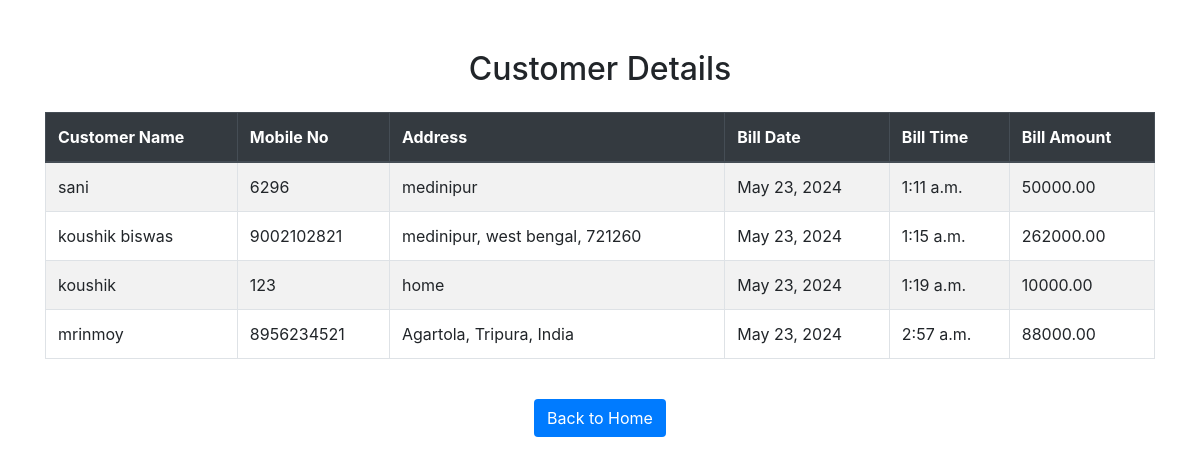
/customer-details/7478151545/, run on the app's committed database.
### billApp/models.py (models this page shows)
class BillDetails(models.Model):
    user = models.ForeignKey(UserDetails, on_delete=models.CASCADE)
    bill_number = models.CharField(max_length=6)
    bill_date = models.DateField()
    bill_time = models.TimeField()
    customer_name = models.CharField(max_length=100)
    customer_mobile_no = models.CharField(max_length=15)
    customer_address = models.CharField(max_length=200)
    bill_amount = models.DecimalField(max_digits=10, decimal_places=2)

### billApp/views.py (the view)
# urls.py: path('customer-details/<str:mob_no>/', views.customer_details_view, name='customer_details'),
def customer_details_view(request, mob_no):
    user = get_object_or_404(UserDetails, mob_no=mob_no)
    customer_details_list = BillDetails.objects.filter(user=user)[:10]
    paginator = Paginator(customer_details_list, 5)  # 10 customers per page
    page_number = request.GET.get('page')
    page_obj = paginator.get_page(page_number)
    context = {
        'customer_details': page_obj,
        'is_paginated': paginator.num_pages > 1,
        'page_obj': page_obj,
        'mob_no': mob_no,
    }
    return render(request, 'bapp/customer_details.html', context)

### templates/bapp/customer_details.html (shortened to what this page needs)
{% load static %}
<!DOCTYPE html>
<html lang="en">
<head>
    <link rel="stylesheet" href="https://stackpath.bootstrapcdn.com/bootstrap/4.5.2/css/bootstrap.min.css">
</head>
<body>
    <div class="container">
        <h2 class="text-center mb-4">Customer Details</h2>
        {% if customer_details %}
        <div class="table-responsive">
            <table class="table table-striped table-bordered">
                <thead class="thead-dark">
                    <tr>
                        <th>Customer Name</th>
                        <th>Mobile No</th>
                        <th>Address</th>
                        <th>Bill Date</th>
                        <th>Bill Time</th>
                        <th>Bill Amount</th>
                    </tr>
                </thead>
                <tbody>
                    {% for customer in customer_details %}
                    <tr>
                        <td>{{ customer.customer_name }}</td>
                        <td>{{ customer.customer_mobile_no }}</td>
                        <td>{{ customer.customer_address }}</td>
                        <td>{{ customer.bill_date }}</td>
                        <td>{{ customer.bill_time }}</td>
                        <td>{{ customer.bill_amount }}</td>
                    </tr>
                    {% endfor %}
                </tbody>
            </table>
        </div>
        {% else %}
        <div class="alert alert-warning" role="alert">
            No customer details found.
        </div>
        {% endif %}
        <div class="text-center mt-4">
            <a href="{% url 'process_email' %}" class="btn btn-custom">Back to Home</a>
        </div>
    </div>
</body>
</html>

### templates/bapp/customer_details.html (style rules this page uses)
.container { margin-top: 50px; }
.btn-custom { background-color: #007bff; color: #fff; }
.table th, .table td { animation: fadeInUp 0.5s ease-in-out; }

### data on the page
BillDetails: customer_name "sani", customer_mobile_no "6296", customer_address "medinipur", bill_date "May 23, 2024", bill_time "1:11 a.m.", bill_amount "50000.00"
BillDetails: customer_name "koushik biswas", customer_mobile_no "9002102821", customer_address "medinipur, west bengal, 721260", bill_date "May 23, 2024", bill_time "1:15 a.m.", bill_amount "262000.00"
BillDetails: customer_name "koushik", customer_mobile_no "123", customer_address "home", bill_date "May 23, 2024", bill_time "1:19 a.m.", bill_amount "10000.00"
BillDetails: customer_name "mrinmoy", customer_mobile_no "8956234521", customer_address "Agartola, Tripura, India", bill_date "May 23, 2024", bill_time "2:57 a.m.", bill_amount "88000.00"
